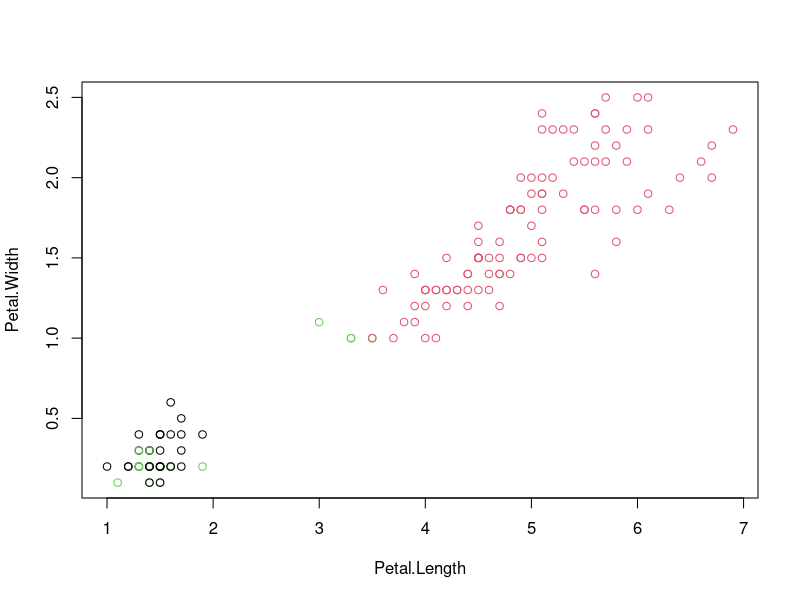
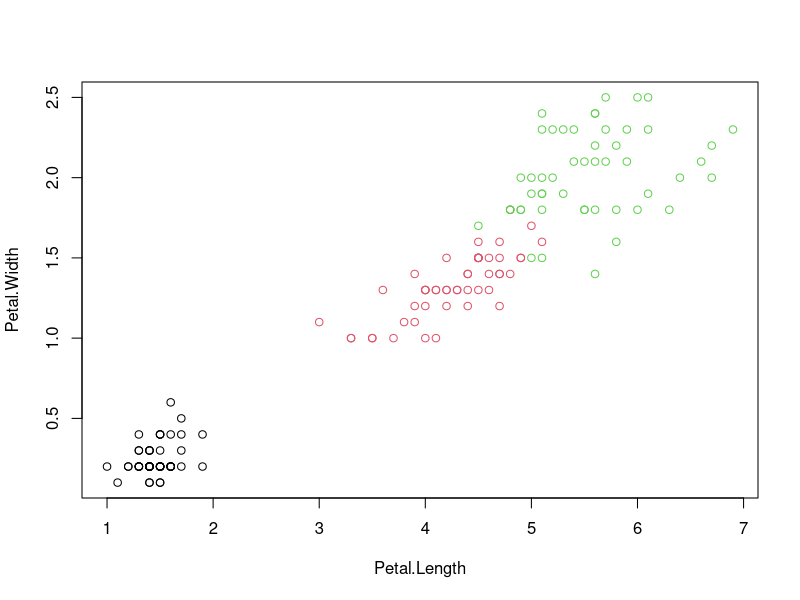
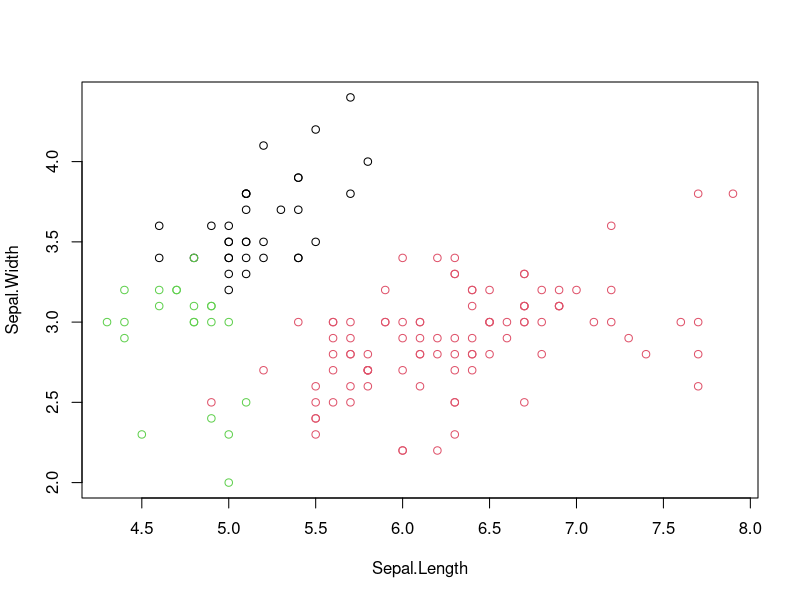
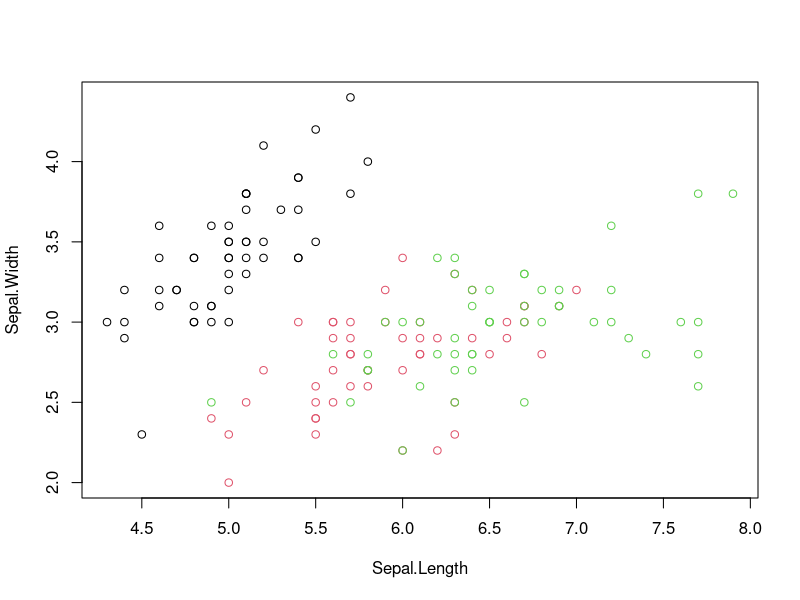

Write R code to recreate these figures, in order.
## K-MEANS CLUSTERING DEMONSTRATION (IRIS DATASET)
# FROM https://www.youtube.com/watch?v=sAtnX3UJyN0

View(iris)

Iris = iris
Iris.features = Iris
Iris.features$Species <- NULL
View(Iris.features)

results <- kmeans(Iris.features, 3)
results

table(Iris$Species, results$cluster)

plot(Iris[,3:4], col = results$cluster)
plot(Iris[,3:4], col = Iris$Species)

plot(Iris[,1:2], col = results$cluster)
plot(Iris[,1:2], col = Iris$Species)
